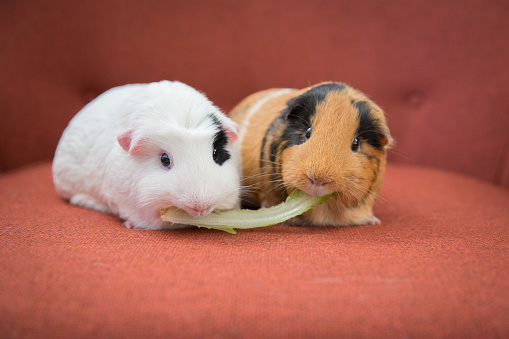
#> input picture pictures/mouse.jpg, 509 x 339 px
$ python spaces.py
#> lines starting #> are read from the running program, lines starting #| are printed output that depends on the picture
#OPENCV USES THE BGR FORMAT,outside we use RGB format
import cv2 as cv
import matplotlib.pyplot as plt
img=cv.imread('pictures/mouse.jpg')
#> img is the input picture: shape (339, 509, 3); mean B, G, R 86, 100.3, 168.8
cv.imshow('Mouse',img)

plt.imshow(img)
plt.show()
#BGR to Grayscale
gray=cv.cvtColor(img,cv.COLOR_BGR2GRAY)
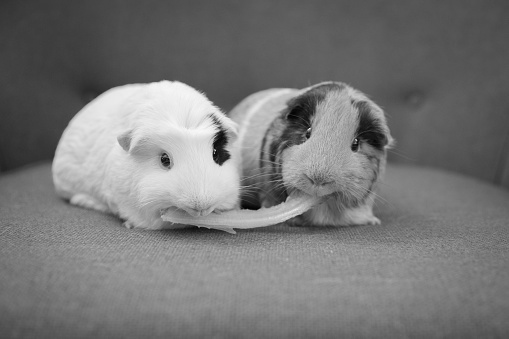
#> gray: shape (339, 509); min 2, max 248, mean 119.2
cv.imshow('GRAY',gray)
#BGR TO HSV-hue saturation value(basically how humans concieve)
hsv=cv.cvtColor(img,cv.COLOR_BGR2HSV)
#> hsv: shape (339, 509, 3); mean H, S, V 14.3, 131.1, 169.1
cv.imshow('HSV',hsv)
#BGR TO Lab
lab=cv.cvtColor(img,cv.COLOR_BGR2Lab)
#> lab: shape (339, 509, 3); mean of channels 0, 1, 2 127.2, 154.6, 149.1
cv.imshow('LAB',lab)
#BGR TO RGB
rgb=cv.cvtColor(img,cv.COLOR_BGR2RGB)
cv.imshow('RGB',rgb)
#grayscale cannot be converted to HSV directly

#hsv to bgr
hsv_bgr=cv.cvtColor(hsv,cv.COLOR_HSV2BGR)
cv.imshow('HSV2BGR',hsv_bgr)
#lab to bgr
lab_bgr=cv.cvtColor(lab,cv.COLOR_LAB2BGR)
cv.imshow('LAB2BGR',lab_bgr)
cv.waitKey(0)

$ run again, with pictures/balloon.jpg copied over pictures/mouse.jpg
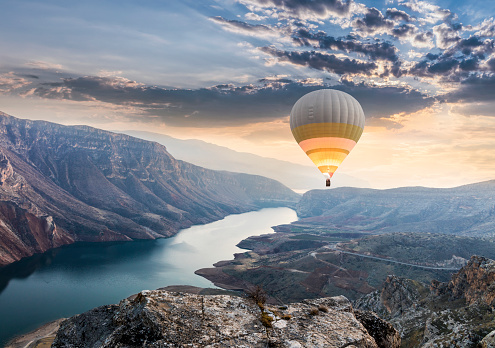
#> input picture pictures/balloon.jpg, 495 x 348 px
#> img is the input picture: shape (348, 495, 3); mean B, G, R 137.8, 130, 125.5
#> `gray=cv.cvtColor(img,cv.COLOR_BGR2GRAY)`:
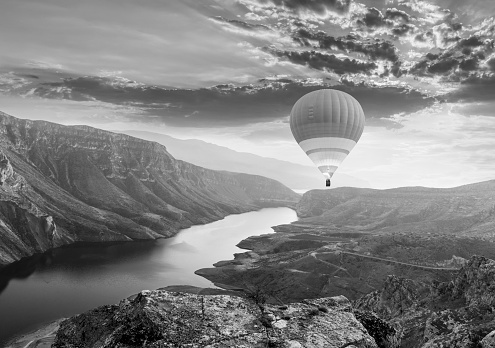
#> gray: shape (348, 495); min 0, max 254, mean 129.5
#> hsv: shape (348, 495, 3); mean H, S, V 84.1, 62.7, 148
#> lab: shape (348, 495, 3); mean of channels 0, 1, 2 136.7, 128.9, 123.1

$ run again, with pictures/dog.jpg copied over pictures/mouse.jpg
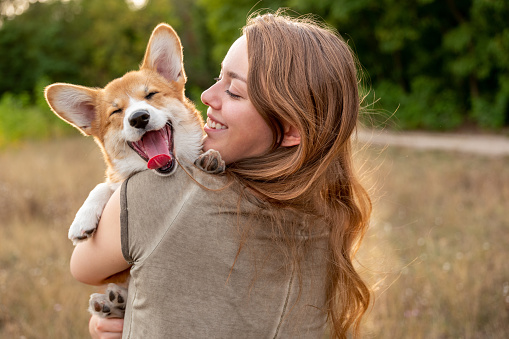
#> input picture pictures/dog.jpg, 509 x 339 px
#> img is the input picture: shape (339, 509, 3); mean B, G, R 79.4, 112.3, 134.5
#> `gray=cv.cvtColor(img,cv.COLOR_BGR2GRAY)`:
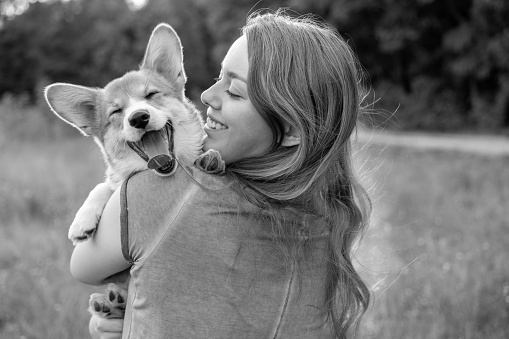
#> gray: shape (339, 509); min 0, max 255, mean 115.2
#> hsv: shape (339, 509, 3); mean H, S, V 20.9, 127.3, 137
#> lab: shape (339, 509, 3); mean of channels 0, 1, 2 122.9, 132, 149.4

$ run again, with pictures/football.jpg copied over pictures/mouse.jpg
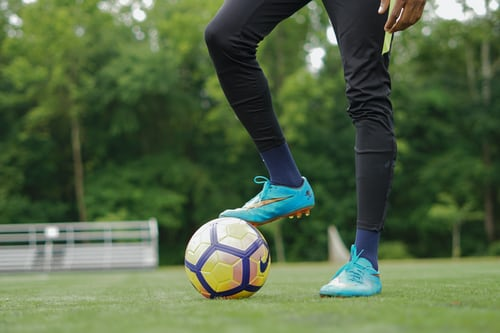
#> input picture pictures/football.jpg, 500 x 333 px
#> img is the input picture: shape (333, 500, 3); mean B, G, R 69.9, 103.3, 84
#> `gray=cv.cvtColor(img,cv.COLOR_BGR2GRAY)`:
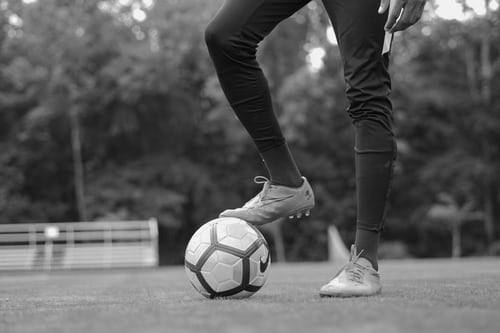
#> gray: shape (333, 500); min 1, max 255, mean 93.7
#> hsv: shape (333, 500, 3); mean H, S, V 56.4, 99.5, 105.1
#> lab: shape (333, 500, 3); mean of channels 0, 1, 2 103.5, 114.7, 144.3
